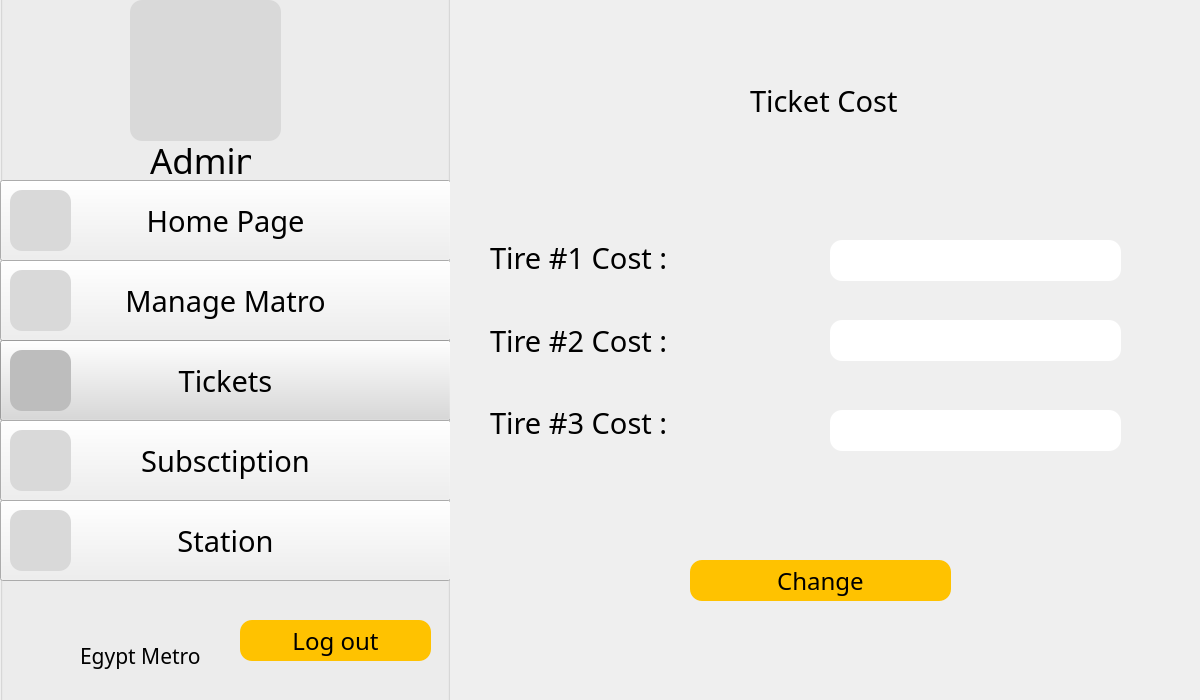
<?xml version="1.0" encoding="UTF-8"?>
<ui version="4.0">
 <class>Ticket</class>
 <widget class="QDockWidget" name="Ticket">
  <property name="geometry">
   <rect>
    <x>0</x>
    <y>0</y>
    <width>1200</width>
    <height>700</height>
   </rect>
  </property>
  <property name="font">
   <font>
    <family>Baskerville Old Face</family>
   </font>
  </property>
  <property name="windowTitle">
   <string>DockWidget</string>
  </property>
  <widget class="QWidget" name="dockWidgetContents">
   <widget class="QGroupBox" name="groupBox">
    <property name="geometry">
     <rect>
      <x>0</x>
      <y>-20</y>
      <width>450</width>
      <height>731</height>
     </rect>
    </property>
    <property name="title">
     <string/>
    </property>
    <widget class="QLabel" name="metroimg">
     <property name="geometry">
      <rect>
       <x>10</x>
       <y>640</y>
       <width>61</width>
       <height>51</height>
      </rect>
     </property>
     <property name="text">
      <string/>
     </property>
    </widget>
    <widget class="QLabel" name="label_13">
     <property name="geometry">
      <rect>
       <x>80</x>
       <y>660</y>
       <width>131</width>
       <height>31</height>
      </rect>
     </property>
     <property name="font">
      <font>
       <family>BAXAUTRIAL</family>
       <pointsize>16</pointsize>
      </font>
     </property>
     <property name="text">
      <string>Egypt Metro</string>
     </property>
    </widget>
    <widget class="QLabel" name="adminimg">
     <property name="geometry">
      <rect>
       <x>130</x>
       <y>20</y>
       <width>151</width>
       <height>141</height>
      </rect>
     </property>
     <property name="styleSheet">
      <string notr="true">background-color: #D9D9D9;
border-radius: 12;</string>
     </property>
     <property name="text">
      <string/>
     </property>
    </widget>
    <widget class="QLabel" name="label">
     <property name="geometry">
      <rect>
       <x>150</x>
       <y>160</y>
       <width>101</width>
       <height>41</height>
      </rect>
     </property>
     <property name="font">
      <font>
       <family>Baskerville Old Face</family>
       <pointsize>26</pointsize>
      </font>
     </property>
     <property name="text">
      <string>Admin</string>
     </property>
    </widget>
    <widget class="QGroupBox" name="manage_2">
     <property name="geometry">
      <rect>
       <x>0</x>
       <y>200</y>
       <width>451</width>
       <height>80</height>
      </rect>
     </property>
     <property name="title">
      <string/>
     </property>
     <widget class="QPushButton" name="pushButton1">
      <property name="geometry">
       <rect>
        <x>0</x>
        <y>0</y>
        <width>451</width>
        <height>81</height>
       </rect>
      </property>
      <property name="font">
       <font>
        <family>Baskerville Old Face</family>
        <pointsize>22</pointsize>
       </font>
      </property>
      <property name="text">
       <string>Home Page</string>
      </property>
     </widget>
     <widget class="QLabel" name="imghome">
      <property name="geometry">
       <rect>
        <x>20</x>
        <y>20</y>
        <width>49</width>
        <height>41</height>
       </rect>
      </property>
      <property name="styleSheet">
       <string notr="true">background-color: #BDBDBD;</string>
      </property>
      <property name="text">
       <string/>
      </property>
     </widget>
     <widget class="QLabel" name="label_3">
      <property name="geometry">
       <rect>
        <x>10</x>
        <y>10</y>
        <width>61</width>
        <height>61</height>
       </rect>
      </property>
      <property name="styleSheet">
       <string notr="true">background-color: #D9D9D9;
border-radius: 12;
</string>
      </property>
      <property name="text">
       <string/>
      </property>
     </widget>
    </widget>
    <widget class="QPushButton" name="logout">
     <property name="geometry">
      <rect>
       <x>240</x>
       <y>640</y>
       <width>191</width>
       <height>41</height>
      </rect>
     </property>
     <property name="font">
      <font>
       <family>BAXAUTRIAL</family>
       <pointsize>18</pointsize>
      </font>
     </property>
     <property name="styleSheet">
      <string notr="true">background-color: #FFC200;
border-radius: 12;
color: black;</string>
     </property>
     <property name="text">
      <string>Log out</string>
     </property>
    </widget>
    <widget class="QLabel" name="label_5">
     <property name="geometry">
      <rect>
       <x>10</x>
       <y>290</y>
       <width>61</width>
       <height>61</height>
      </rect>
     </property>
     <property name="styleSheet">
      <string notr="true">background-color: #D9D9D9;
border-radius: 12;</string>
     </property>
     <property name="text">
      <string/>
     </property>
    </widget>
    <widget class="QPushButton" name="pushButton_4">
     <property name="geometry">
      <rect>
       <x>0</x>
       <y>280</y>
       <width>451</width>
       <height>81</height>
      </rect>
     </property>
     <property name="font">
      <font>
       <family>Baskerville Old Face</family>
       <pointsize>22</pointsize>
      </font>
     </property>
     <property name="text">
      <string>Manage Matro</string>
     </property>
    </widget>
    <widget class="QPushButton" name="pushButton_3">
     <property name="geometry">
      <rect>
       <x>0</x>
       <y>360</y>
       <width>451</width>
       <height>81</height>
      </rect>
     </property>
     <property name="font">
      <font>
       <family>Baskerville Old Face</family>
       <pointsize>22</pointsize>
      </font>
     </property>
     <property name="styleSheet">
      <string notr="true">background-color: #D9D9D9;</string>
     </property>
     <property name="text">
      <string>Tickets</string>
     </property>
    </widget>
    <widget class="QLabel" name="label_7">
     <property name="geometry">
      <rect>
       <x>10</x>
       <y>370</y>
       <width>61</width>
       <height>61</height>
      </rect>
     </property>
     <property name="styleSheet">
      <string notr="true">background-color: #BDBDBD;
border-radius: 12;</string>
     </property>
     <property name="text">
      <string/>
     </property>
    </widget>
    <widget class="QPushButton" name="pushButton_5">
     <property name="geometry">
      <rect>
       <x>0</x>
       <y>440</y>
       <width>451</width>
       <height>81</height>
      </rect>
     </property>
     <property name="font">
      <font>
       <family>Baskerville Old Face</family>
       <pointsize>22</pointsize>
      </font>
     </property>
     <property name="text">
      <string>Subsctiption</string>
     </property>
    </widget>
    <widget class="QLabel" name="label_9">
     <property name="geometry">
      <rect>
       <x>10</x>
       <y>450</y>
       <width>61</width>
       <height>61</height>
      </rect>
     </property>
     <property name="styleSheet">
      <string notr="true">background-color: #D9D9D9;
border-radius: 12;</string>
     </property>
     <property name="text">
      <string/>
     </property>
    </widget>
    <widget class="QPushButton" name="station_2">
     <property name="geometry">
      <rect>
       <x>0</x>
       <y>520</y>
       <width>451</width>
       <height>81</height>
      </rect>
     </property>
     <property name="font">
      <font>
       <family>Baskerville Old Face</family>
       <pointsize>22</pointsize>
      </font>
     </property>
     <property name="text">
      <string>Station</string>
     </property>
    </widget>
    <widget class="QLabel" name="label_11">
     <property name="geometry">
      <rect>
       <x>10</x>
       <y>530</y>
       <width>61</width>
       <height>61</height>
      </rect>
     </property>
     <property name="styleSheet">
      <string notr="true">background-color: #D9D9D9;
border-radius: 12;</string>
     </property>
     <property name="text">
      <string/>
     </property>
    </widget>
    <zorder>pushButton_4</zorder>
    <zorder>metroimg</zorder>
    <zorder>label_13</zorder>
    <zorder>adminimg</zorder>
    <zorder>label</zorder>
    <zorder>manage_2</zorder>
    <zorder>logout</zorder>
    <zorder>label_5</zorder>
    <zorder>pushButton_3</zorder>
    <zorder>label_7</zorder>
    <zorder>pushButton_5</zorder>
    <zorder>label_9</zorder>
    <zorder>station_2</zorder>
    <zorder>label_11</zorder>
   </widget>
   <widget class="QLabel" name="label_2">
    <property name="geometry">
     <rect>
      <x>750</x>
      <y>70</y>
      <width>241</width>
      <height>61</height>
     </rect>
    </property>
    <property name="font">
     <font>
      <family>Baskerville Old Face</family>
      <pointsize>22</pointsize>
     </font>
    </property>
    <property name="text">
     <string>Ticket Cost</string>
    </property>
   </widget>
   <widget class="QWidget" name="layoutWidget">
    <property name="geometry">
     <rect>
      <x>490</x>
      <y>220</y>
      <width>216</width>
      <height>241</height>
     </rect>
    </property>
    <layout class="QVBoxLayout" name="verticalLayout">
     <item>
      <widget class="QLabel" name="label_4">
       <property name="font">
        <font>
         <family>Baskerville Old Face</family>
         <pointsize>22</pointsize>
        </font>
       </property>
       <property name="text">
        <string>Tire #1 Cost :</string>
       </property>
      </widget>
     </item>
     <item>
      <widget class="QLabel" name="label_6">
       <property name="font">
        <font>
         <family>Baskerville Old Face</family>
         <pointsize>22</pointsize>
        </font>
       </property>
       <property name="text">
        <string>Tire #2 Cost :</string>
       </property>
      </widget>
     </item>
     <item>
      <widget class="QLabel" name="label_8">
       <property name="font">
        <font>
         <family>Baskerville Old Face</family>
         <pointsize>22</pointsize>
        </font>
       </property>
       <property name="text">
        <string>Tire #3 Cost :</string>
       </property>
      </widget>
     </item>
    </layout>
   </widget>
   <widget class="QLineEdit" name="mail">
    <property name="geometry">
     <rect>
      <x>830</x>
      <y>240</y>
      <width>291</width>
      <height>41</height>
     </rect>
    </property>
    <property name="font">
     <font>
      <family>Baskerville Old Face</family>
      <pointsize>18</pointsize>
     </font>
    </property>
    <property name="styleSheet">
     <string notr="true">background-color: white;
border-radius: 12;
color: black;</string>
    </property>
    <property name="text">
     <string/>
    </property>
   </widget>
   <widget class="QLineEdit" name="mail_2">
    <property name="geometry">
     <rect>
      <x>830</x>
      <y>320</y>
      <width>291</width>
      <height>41</height>
     </rect>
    </property>
    <property name="font">
     <font>
      <family>Baskerville Old Face</family>
      <pointsize>18</pointsize>
     </font>
    </property>
    <property name="styleSheet">
     <string notr="true">background-color: white;
border-radius: 12;
color: black;</string>
    </property>
    <property name="text">
     <string/>
    </property>
   </widget>
   <widget class="QLineEdit" name="mail_3">
    <property name="geometry">
     <rect>
      <x>830</x>
      <y>410</y>
      <width>291</width>
      <height>41</height>
     </rect>
    </property>
    <property name="font">
     <font>
      <family>Baskerville Old Face</family>
      <pointsize>18</pointsize>
     </font>
    </property>
    <property name="styleSheet">
     <string notr="true">background-color: white;
border-radius: 12;
color: black;</string>
    </property>
    <property name="text">
     <string/>
    </property>
   </widget>
   <widget class="QPushButton" name="pushButton_6">
    <property name="geometry">
     <rect>
      <x>690</x>
      <y>560</y>
      <width>261</width>
      <height>41</height>
     </rect>
    </property>
    <property name="font">
     <font>
      <family>BAXAUTRIAL</family>
      <pointsize>18</pointsize>
     </font>
    </property>
    <property name="styleSheet">
     <string notr="true">background-color: #FFC200;
border-radius: 12;
color: black;</string>
    </property>
    <property name="text">
     <string>Change</string>
    </property>
   </widget>
  </widget>
 </widget>
 <resources/>
 <connections/>
</ui>
